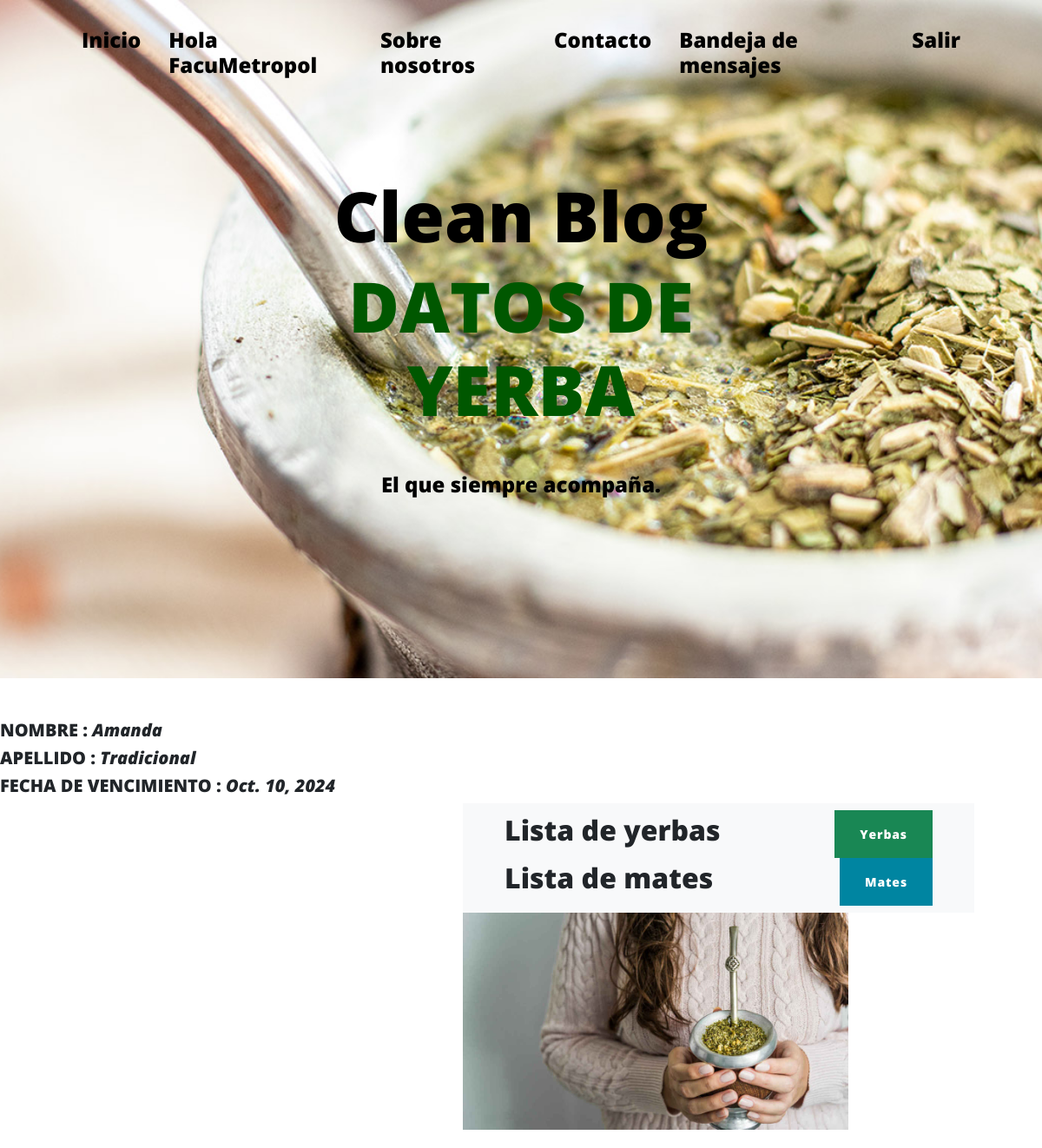
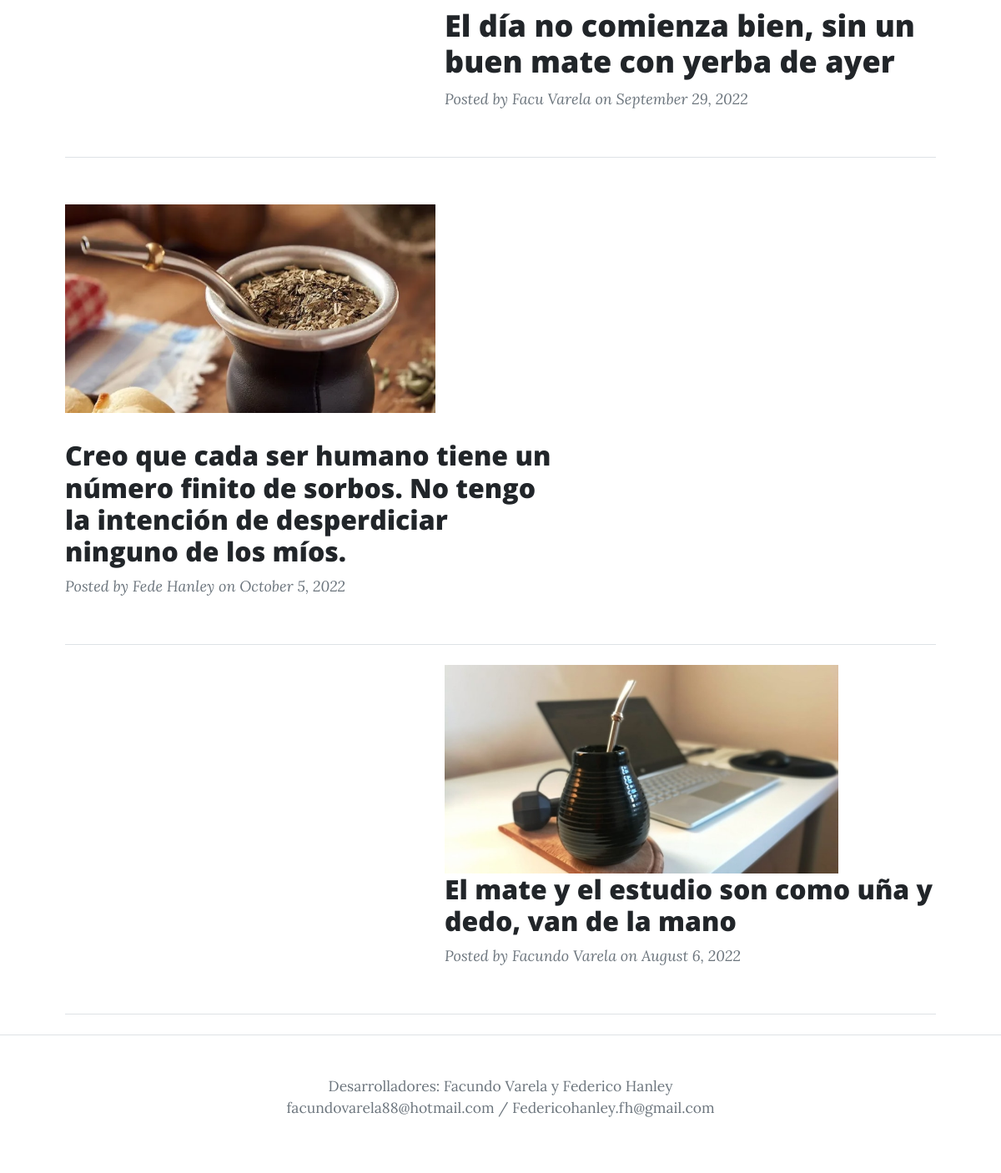
The app's page /yerba/1 (signed in) with its own data (2 pictures, top to bottom).
### AppPrueba/models.py (models this page shows, shortened)
class yerba(models.Model):
    nombre=models.CharField(max_length=50)
    tipo=models.CharField(max_length=50)
    fecha_vencimiento=models.DateField()

### AppPrueba/views.py (the view)
# urls.py: path('yerba/<pk>', YerbaDetalle.as_view(), name ='yerba_detalle'),
class YerbaDetalle(DetailView):
    model = yerba
    template_name = 'AppPrueba/yerbadetalle.html'

### AppPrueba/templates/AppPrueba/yerbadetalle.html (shortened to what this page needs)
{% extends 'AppPrueba/index.html' %}
{% load static %}
{% block titulo %}
<h1 class="mb-5" style="color:rgb(0, 87, 0)">DATOS DE YERBA</h1>
{% endblock %}
{% block contenido_que_cambia %}
{% if user.is_authenticated %}
<h5><strong>NOMBRE : <i>{{yerba.nombre}}</i></strong></h5>
<h5><strong>APELLIDO : <i>{{yerba.tipo}}</i></strong></h5>
<h5><strong>FECHA DE VENCIMIENTO : <i>{{yerba.fecha_vencimiento}}</i></strong></h5>
{% endif %}
{% endblock %}

### AppPrueba/templates/AppPrueba/index.html (shortened to what this page needs)
<!DOCTYPE html>
<html lang="en">
    <head>
        {% load static %}
        <link href='{% static "AppPrueba/css/styles.css" %}' rel="stylesheet" />
    </head>
    <body>
        <nav class="navbar navbar-expand-lg navbar-light" id="mainNav">
            <div class="container px-4 px-lg-5">
                <div class="collapse navbar-collapse" id="navbarResponsive">
                    <ul class="navbar-nav ms-auto py-4 py-lg-0">
                        <li class="nav-item"><h4><a style="color:black" class="nav-link px-lg-3 py-3 py-lg-4" href="{% url 'inicio' %}">Inicio</a></h4></li>
                        {% if user.is_authenticated %}
                        <li class="nav-item"><h4><a style="color:black" class="nav-link px-lg-3 py-3 py-lg-4">Hola {{ user.username }}</a></h4></li>
                        <li class="nav-item"><h4><a style="color:black" class="nav-link px-lg-3 py-3 py-lg-4" href="{% url 'about' %}">Sobre nosotros</a></h4></li>
                        <li class="nav-item"><h4><a style="color:black" class="nav-link px-lg-3 py-3 py-lg-4" href="{% url 'leerUsuarios' %}">Contacto</a></h4></li>
                        <li class="nav-item"><h4><a style="color:black" class="nav-link px-lg-3 py-3 py-lg-4" href="{% url 'Inbox' %}">Bandeja de mensajes</a></h4></li>
                        <li class="nav-item"><h4><a style="color:black" class="nav-link px-lg-3 py-3 py-lg-4" href="{% url 'logout' %}">Salir</a></h4></li>
                        {% endif %}
                    </ul>
                </div>
            </div>
        </nav>
        <header class="masthead" style="background-image: url('{% static 'AppPrueba/assets/img/Matienzo.jpg' %}')">
            <div class="container position-relative px-4 px-lg-5">
                <div class="row gx-4 gx-lg-5 justify-content-center">
                    <div class="col-md-10 col-lg-8 col-xl-7">
                        <div class="site-heading">
                            <h1 style="color:black">Clean Blog</h1>
                            {% block titulo %}
                            {% endblock %}
                            <span style="color:black" class="subheading"><h4>El que siempre acompaña.</h4></span>
                        </div>
                    </div>
                </div>
            </div>
        </header>
        {% block contenido_que_cambia %}
        {% endblock %}
        <div class="container px-4 px-lg-5">
            <div class="row gx-4 gx-lg-5 justify-content-end">
                <div class="col-md-10 col-lg-8 col-xl-7">
                    {% if user.is_authenticated %}
                    <div class="post-preview">
                        <nav class="navbar navbar-light bg-light static-top">
                            <div class="container">
                                <h2>Lista de yerbas</h2>
                                <a class="btn btn-success" href="{% url 'yerbas_listar' %}">Yerbas</a>
                                <h2>Lista de mates</h2>
                                <a class="btn btn-primary" href="{% url 'mates_listar' %}">Mates</a>
                            </div>
                        </nav>
                        <a>
                            <img height="250px" src="{% static 'AppPrueba/assets/img/MATECHICA.jpg' %}" alt="">
                            <h2 class="post-title">El día no comienza bien, sin un buen mate con yerba de ayer</h2>
                        </a>
                        <p class="post-meta">
                            Posted by
                            <a>Facu Varela</a>
                            on September 29, 2022
                        </p>
                    </div>
                </div>
            </div>
                    <hr class="my-4" />
                    <div class="row gx-4 gx-lg-5 justify-content-flex-start">
                        <div class="col-md-10 col-lg-8 col-xl-7">
                            <div class="post-preview">
                                <p>
                                    <img height="250px" src="{% static 'AppPrueba/assets/img/MATE.jpg' %}" alt="">
                                    <h2 class="post-title">Creo que cada ser humano tiene un número finito de sorbos. No tengo la intención de desperdiciar ninguno de los míos.</h2></a>
                                    <p class="post-meta">
                                    Posted by
                                    <a>Fede Hanley</a>
                                    on October 5, 2022
                                </p>
                            </div>
                        </div>
                    </div>
                    <hr class="my-4" />
                    <div class="row gx-4 gx-lg-5 justify-content-end">
                        <div class="col-md-10 col-lg-8 col-xl-7">
                            <div class="post-preview">
                                    <img height="250px" src="{% static 'AppPrueba/assets/img/MATEESTUDIO.jpg' %}" alt="">
                                    <h2 class="post-title">El mate y el estudio son como uña y dedo, van de la mano</h2>
                                <p class="post-meta">
                                    Posted by
                                    Facundo Varela</a>
                                    on August 6, 2022
                                </p>
                            </div>
                        </div>
                    </div>
                    <hr class="my-4" />
                    {% else %}
                    <h2><a href="{% url 'login' %}">Ingresar para visualizar contenido.</a></h2>
                    {% endif %}
                </div>
        <footer class="border-top">
            <div class="container px-4 px-lg-5">
                <div class="row gx-4 gx-lg-5 justify-content-center">
                    <div class="col-md-10 col-lg-8 col-xl-7">
                        <ul class="list-inline text-center">
                            <li class="list-inline-item">
                                    <div class="small text-center text-muted">Desarrolladores: Facundo Varela y Federico Hanley</div>
                                    <div class="small text-center text-muted">facundovarela88@hotmail.com  /  Federicohanley.fh@gmail.com </div>
        </footer>
    </body>
</html>

### records on screen
yerba: nombre "Amanda", tipo "Tradicional", fecha_vencimiento "Oct. 10, 2024"

### other values on screen
{{ user.username }} "FacuMetropol"
